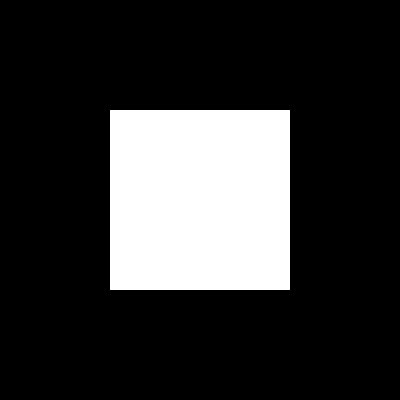
Frame 1 (no input)
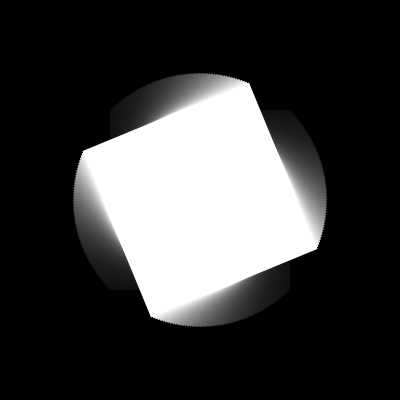
Frame 60 (the mouse pressed at the canvas centre just before this capture)
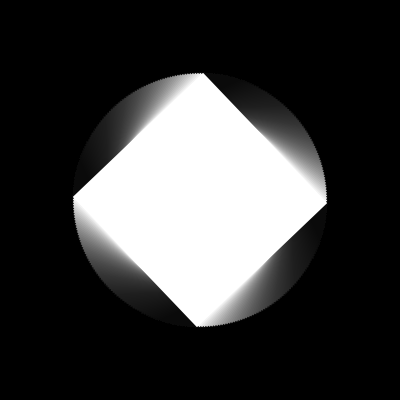
Frame 120 (the mouse held since frame 60 and released just before this capture)

The Processing sketch that drew these frames (run headless with seeded random() and noise(); from frame 60 on, the mouse is pressed at the canvas centre):

// Processing sketch: giroBasico
// ── giroBasico.pde
float angulo;

void setup() {
  size(400, 400);
  angulo = 0;
  noStroke();
  background(0);
}


void draw() {
  fill(0, 12);    
  rect(0, 0, width, height); 
  
  pushMatrix();
  translate(200, 200);
  rotate(angulo);  
  
  fill(255); 
  rect(-90, -90, 180, 180);  
  popMatrix();
  angulo += 0.02;  
  
} 
